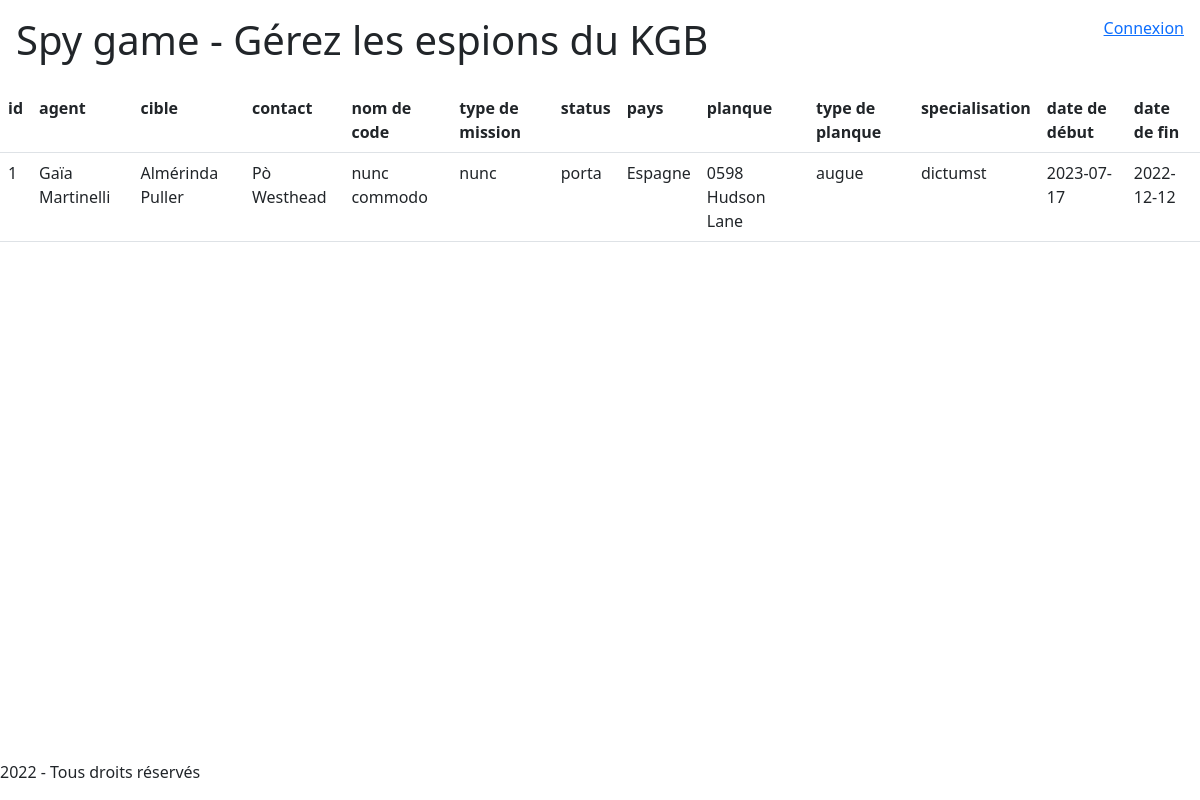
The page /index.php?action=mission&id=1 on the database its author committed.
### tables this page shows
CREATE TABLE mission
(
    id_mission INT UNSIGNED AUTO_INCREMENT PRIMARY KEY,
    agent INT UNSIGNED NOT NULL,
    target INT UNSIGNED NOT NULL,
    contact INT UNSIGNED NOT NULL,
    mission_type INT UNSIGNED NOT NULL,
    code_name VARCHAR(50) NOT NULL,
    status VARCHAR(50) NOT NULL,
    country INT UNSIGNED NOT NULL,
    hideout INT UNSIGNED,
    specialisation INT UNSIGNED,
    start_date DATE NOT NULL,
    end_date DATE,
    CONSTRAINT fk_mission_agent
        FOREIGN KEY (agent) REFERENCES agent(id_agent)
            ON UPDATE CASCADE
            ON DELETE CASCADE,
    CONSTRAINT fk_mission_target
        FOREIGN KEY (target) REFERENCES target(id_target)
            ON UPDATE CASCADE
            ON DELETE CASCADE,
    CONSTRAINT fk_mission_contact
        FOREIGN KEY (contact) REFERENCES contact(id_contact)
            ON UPDATE CASCADE
            ON DELETE CASCADE,
    CONSTRAINT fk_mission_mission_type
        FOREIGN KEY (mission_type) REFERENCES mission_type(id_mission_type)
            ON UPDATE CASCADE
            ON DELETE CASCADE,
    CONSTRAINT fk_mission_country
        FOREIGN KEY (country) REFERENCES country(id_country)
            ON UPDATE CASCADE
            ON DELETE CASCADE,
    CONSTRAINT fk_mission_hideout
        FOREIGN KEY (hideout) REFERENCES hideout(id_hideout)
            ON UPDATE CASCADE,
    CONSTRAINT fk_mission_specialisation
        FOREIGN KEY (specialisation) REFERENCES specialisation(id_specialisation)
            ON UPDATE CASCADE
            ON DELETE CASCADE
);

CREATE TABLE mission_type
(
    id_mission_type INT UNSIGNED AUTO_INCREMENT PRIMARY KEY,
    title VARCHAR(100) NOT NULL,
    description VARCHAR(200)
);

CREATE TABLE country
(
    id_country INT UNSIGNED AUTO_INCREMENT PRIMARY KEY,
    name VARCHAR(50) NOT NULL
);

CREATE TABLE hideout
(
    id_hideout INT UNSIGNED AUTO_INCREMENT PRIMARY KEY,
    address VARCHAR(200),
    country INT UNSIGNED NOT NULL,
    type VARCHAR(50),
    CONSTRAINT fk_hideout_country
        FOREIGN KEY (country) REFERENCES country(id_country)
            ON UPDATE CASCADE
            ON DELETE CASCADE
);

CREATE TABLE specialisation
(
    id_specialisation INT UNSIGNED AUTO_INCREMENT PRIMARY KEY,
    title   VARCHAR(50) NOT NULL,
    description VARCHAR(200)
);

### src/controller/front/missionDetail.php (called while the page is built, shortened)
<?php
require_once('src/model/CRUD.php');
$db= new CRUD();
$sql = MISSION_DETAIL_PRETTY_SQL . $identifier;
$data = $db->read($sql);
require_once('src/templates/front/missionDetail.php');

### src/model/CRUD.php (called while the page is built, shortened)
<?php
class CRUD
{
    private PDO $pdo;
    public function __construct() {
        try {
            $this->pdo = new PDO(
                'mysql:host=localhost;dbname=spy_database;charset=utf8',
                'root',
                '',
                [PDO::ATTR_ERRMODE => PDO::ERRMODE_EXCEPTION,
                    PDO::ATTR_DEFAULT_FETCH_MODE => PDO::FETCH_ASSOC]
            );
        } catch (PDOException $e) {
            exit('Erreur : ' . $e->getMessage());
        }
    }
    public function read ($sql) {
        try {
            $stmt = $this->pdo->prepare($sql);
            $stmt->execute();
            return $stmt->fetchAll();
        } catch (PDOException $e) {
            $this->error = $e->getMessage();
            return false;
        }
    }
}

### src/templates/front/missionDetail.php (the view, shortened to what this page needs)
    <article>
        <div>
            <table class="table">
                <tr>
                    <?php
                    if (isset($data)) {
                        foreach ($data[0] as $propertyName => $value): ?>
                            <th><?php echo($propertyName) ?></th>
                        <?php
                        endforeach;
                    }
                    ?>
                </tr>
                <?php foreach($data as $item): ?>
                    <tr>
                        <?php foreach ($item as $value): ?>
                            <td><?php echo($value) ?></td>
                        <?php endforeach; ?>
                    </tr>
                <?php endforeach; ?>
            </table>
        </div>
    </article>
<?php
require_once ('src/templates/layout.php');

### public/styles.css (style rules this page uses)
body { height: 100vh; width: 100vw; }

### rows shown on the page
mission: id_mission "1", value "Gaïa Martinelli", value "Almérinda Puller", value "Pò Westhead", code_name "nunc commodo", mission_type.title "nunc", status "porta", country.name "Espagne", hideout.address "0598 Hudson Lane", hideout.type "augue", specialisation.title "dictumst", start_date "2023-07-17", end_date "2022-12-12"

### other values the page prints
$propertyName "id"
$propertyName "agent"
$propertyName "cible"
$propertyName "contact"
$propertyName "nom de code"
$propertyName "type de mission"
$propertyName "status"
$propertyName "pays"
$propertyName "planque"
$propertyName "type de planque"
$propertyName "specialisation"
$propertyName "date de début"
$propertyName "date de fin"
